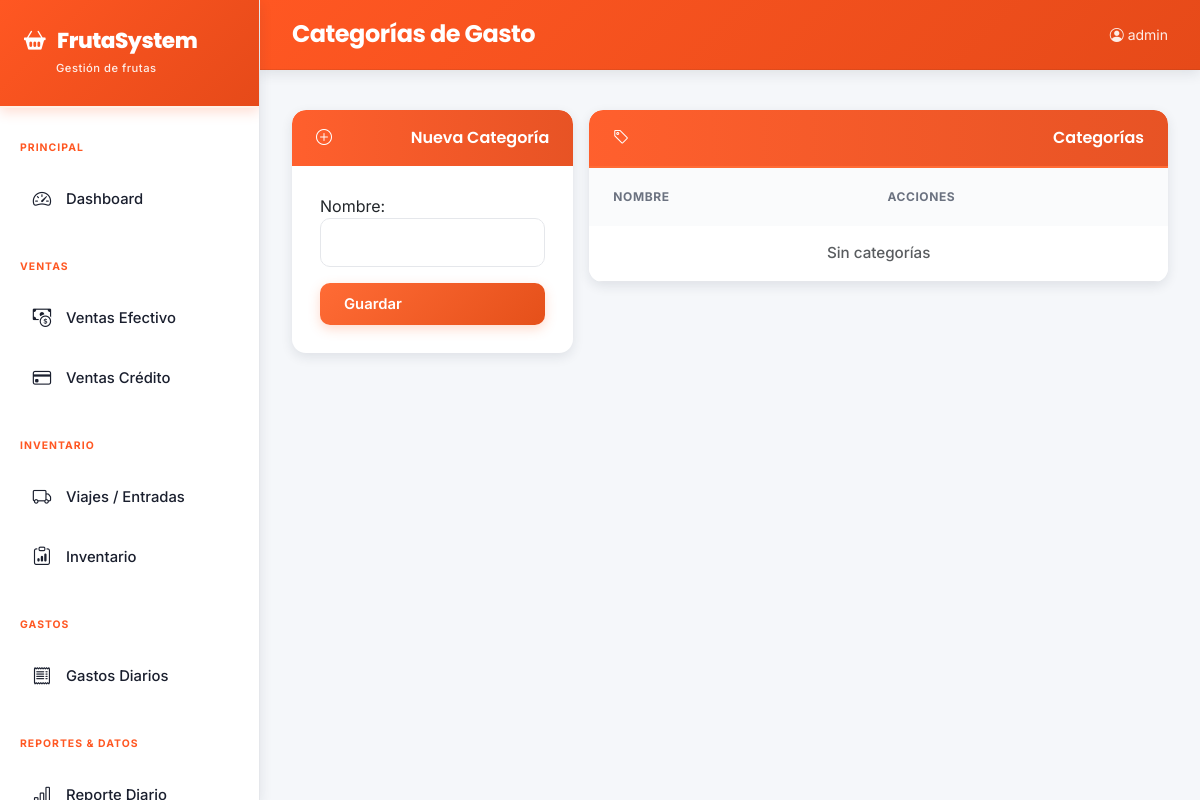
Page /categorias-gasto/ (signed in) on the earlier database version.
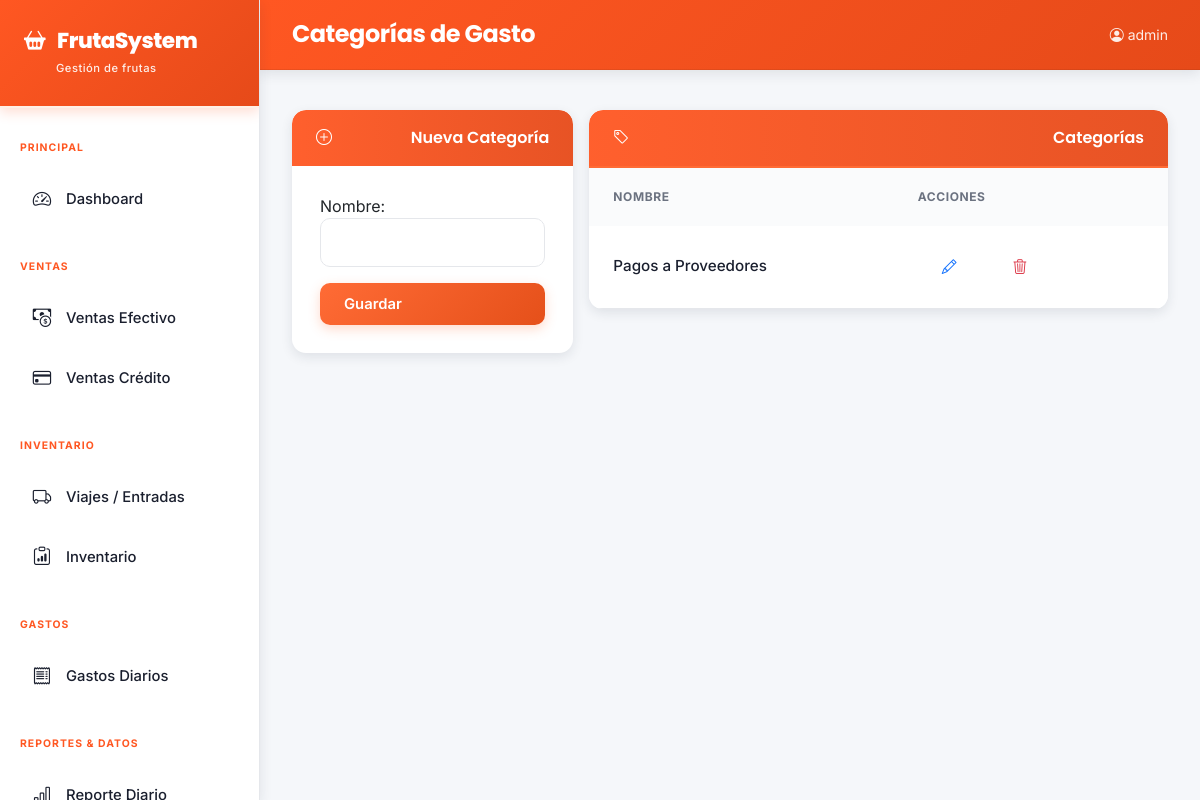
Same page on the later database version.
### core/models.py (models this page shows, shortened)
class CategoriaGasto(models.Model):
    nombre = models.CharField(max_length=100, verbose_name='Nombre')
    class Meta:
        verbose_name = 'Categoría de Gasto'; verbose_name_plural = 'Categorías de Gasto'; ordering = ['nombre']

### core/views.py (the view)
# urls.py: path('categorias-gasto/', views.categoria_gasto_list, name='categoria_gasto_list'),
@login_required
def categoria_gasto_list(request):
    categorias = CategoriaGasto.objects.all()
    form = CategoriaGastoForm(request.POST or None)
    if form.is_valid():
        form.save()
        messages.success(request, 'Categoría creada.')
        return redirect('categoria_gasto_list')
    return render(request, 'core/categoria_gasto_list.html', {'categorias': categorias, 'form': form})

### core/forms.py
class CategoriaGastoForm(forms.ModelForm):
    class Meta:
        model = CategoriaGasto
        fields = ['nombre']
        widgets = {'nombre': forms.TextInput(attrs={'class': 'form-control'})}

### core/templates/core/categoria_gasto_list.html (shortened to what this page needs)
{% extends 'core/base.html' %}
{% block page_title %}Categorías de Gasto{% endblock %}
{% block content %}
<div class="row g-3">
  <div class="col-md-4">
    <div class="card">
      <div class="card-header py-3 fw-semibold"><i class="bi bi-plus-circle me-2"></i>Nueva Categoría</div>
      <div class="card-body">
        <form method="post">
          <div class="mb-3">{{ form.nombre.label_tag }}<br>{{ form.nombre }}</div>
          <button type="submit" class="btn btn-primary w-100">Guardar</button>
        </form>
      </div>
    </div>
  </div>
  <div class="col-md-8">
    <div class="card">
      <div class="card-header py-3 fw-semibold"><i class="bi bi-tag me-2"></i>Categorías</div>
      <div class="card-body p-0">
        <table class="table table-hover mb-0">
          <thead><tr><th>Nombre</th><th>Acciones</th></tr></thead>
          <tbody>
          {% for c in categorias %}
          <tr>
            <td>{{ c.nombre }}</td>
            <td>
              <a href="{% url 'categoria_gasto_edit' c.pk %}" class="btn btn-sm btn-outline-primary me-1"><i class="bi bi-pencil"></i></a>
              <a href="{% url 'categoria_gasto_delete' c.pk %}" class="btn btn-sm btn-outline-danger"><i class="bi bi-trash3"></i></a>
            </td>
          </tr>
          {% empty %}
          <tr><td colspan="2" class="text-center text-muted py-3">Sin categorías</td></tr>
          {% endfor %}
          </tbody>
        </table>
      </div>
    </div>
  </div>
</div>
{% endblock %}

Differences in the rows shown:
added CategoriaGasto: nombre "Pagos a Proveedores"
Other differences:
text no longer shown: "Sin categorías"
